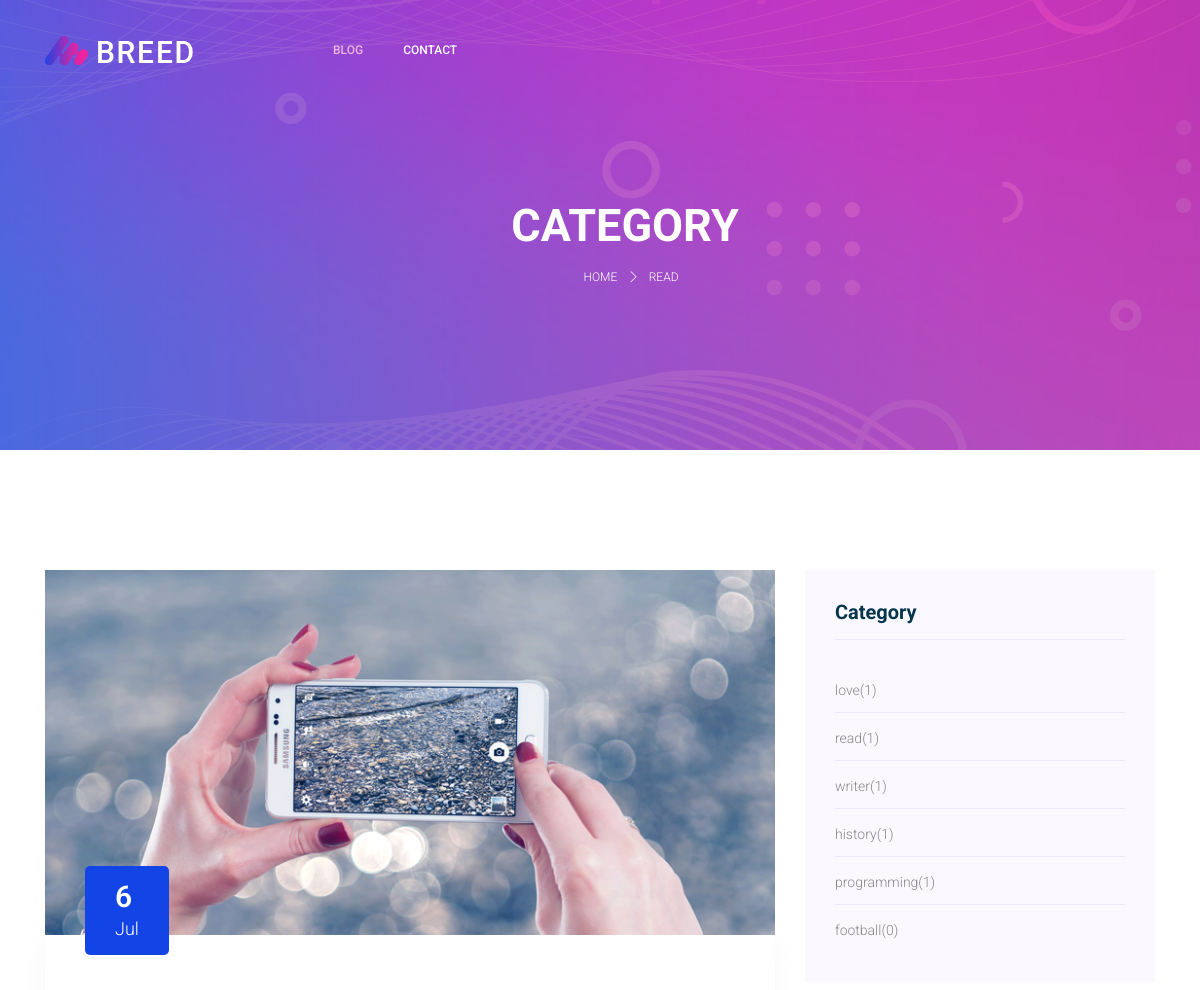
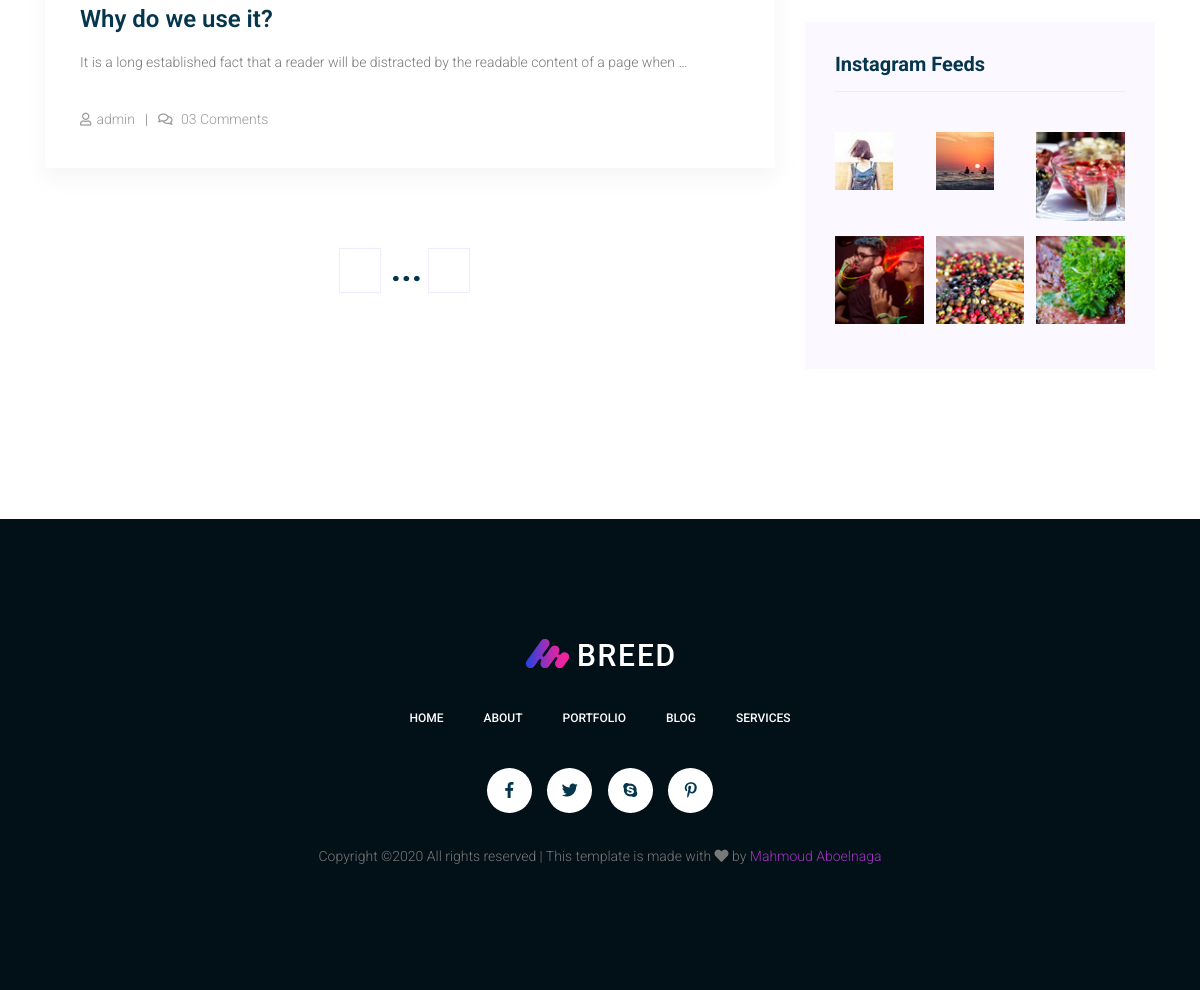
Page /category/read/ on the committed database (2 pictures, top to bottom).
### blog_app/models.py (models this page shows, shortened)
class Category(models.Model):
    title = models.CharField(max_length=100)
    slug  = models.SlugField(blank=True, null=True)
    def get_absolute_url(self):
        return reverse('category_detail', args=[self.slug])

class Post(models.Model):
    STATUS_CHOICES = (
        ('draft','Draft'),
        ('published','Published'),
    )
    category  = models.ForeignKey('Category',related_name='blog_posts1', on_delete=models.CASCADE)
    author    = models.ForeignKey(User, related_name='blog_posts2',on_delete=models.CASCADE)
    image     = models.ImageField(upload_to='post_img/')
    title     = models.CharField(max_length=250)
    slug      = models.SlugField(blank=True, null=True)
    body      = models.TextField()
    publish   = models.DateTimeField(default=timezone.now)
    created   = models.DateTimeField(auto_now_add=True)
    updated   = models.DateTimeField(auto_now=True)
    status    = models.CharField(max_length=10,choices=STATUS_CHOICES,default='draft')
    objects   = models.Manager()
    published = PostManager()
    tags      = TaggableManager()
    class Meta:
        ordering = ('-created',)
    def get_absolute_url(self):
        return reverse('post-detail', args=[self.publish.year,
            self.publish.month,
            self.publish.day,
            self.slug
        ])

class InstgramFeeds(models.Model):
    img = models.ImageField(upload_to='instagram-feeds/')
    url = models.URLField()
    created = models.DateTimeField(auto_now_add=True)
    class Meta:
        ordering = ('-created',)

### blog_app/views.py (the view)
# urls.py: path('category/<slug:slug>/', views.category_detail , name='category_detail'),
def category_detail(request,slug):
    category_list = Category.objects.get(slug=slug)
    insta = InstgramFeeds.objects.all()[:6]
    category = Category.objects.all()
    context = {
        'category':category,
        'insta':insta,
        'category_list':category_list,
    }
    return render(request,'category.html',context)

### blog_app/templates/category.html
{% extends 'base.html' %}
{% load static %}
{% block our1 %}
  category
{% endblock our1 %}
{% block our2 %}
  {{category_list.title}}
{% endblock our2 %}
{% block content %}
  <section class="blog_area section-margin">
      <div class="container">
          <div class="row">
              <div class="col-lg-8 mb-5 mb-lg-0">
                  <div class="blog_left_sidebar">
                    {% for post in category_list.blog_posts1.all %}
                      <article class="blog_item">
                        <div class="blog_item_img">
                        {% if post.image %}
                          <img class="card-img rounded-0" style="max-width:100%" src="{{post.image.url}}" alt="hgftycghvhvhjbh">
                        {% endif %}
                          <div class="blog_item_date">
                            <h3>{{ post.created.day }}</h3>
                            <p>{{ post.created|date:"M" }}</p>
                          </div>
                        </div>
                        <div class="blog_details">
                            <a class="d-inline-block" href="{{ post.get_absolute_url }}">
                                <h2>{{post.title}}</h2>
                            </a>
                            <p>{{post.body|truncatewords:20}}</p>
                            <ul class="blog-info-link">
                              <li><a href="#"><i class="far fa-user"></i>{{post.author}}</a></li>
                              <li><a href="#"><i class="far fa-comments"></i> 03 Comments</a></li>
                            </ul>
                        </div>
                      </article>
                    {% endfor %}
                        {% include "pagination.html" with page=page_obj %}
                  </div>
              </div>
              <div class="col-lg-4">
                  <div class="blog_right_sidebar">
                      <aside class="single_sidebar_widget post_category_widget">
                        <h4 class="widget_title">Category</h4>
                        <ul class="list cat-list">
                          {% for c in category %}
                          <li>
                              <a href="{{c.get_absolute_url}}" class="d-flex">
                                  <p>{{c.title}}</p>
                                  <p>({{c.blog_posts1.count}})</p>
                              </a>
                          </li>
                          {% endfor %}
                        </ul>
                      </aside>
                      <aside class="single_sidebar_widget instagram_feeds">
                        <h4 class="widget_title">Instagram Feeds</h4>
                        <ul class="instagram_row flex-wrap">
                          {% for i in insta %}
                            <li>
                                <a href="{{i.url}}" target="_blank">
                                  {% if i.img %}
                                    <img class="img-fluid" src="{{i.img.url}}" alt="">
                                  {% endif %}
                                </a>
                            </li>
                            {% endfor %}
                        </ul>
                      </aside>
                  </div>
              </div>
          </div>
      </div>
  </section>
  {% endblock content %}

### static/css/style.css (style rules this page uses)
body { font-size:14px;line-height:27px;font-weight:300;font-family:"Roboto",sans-serif;color:#797979 }
h1,h2,h3,h4,h5,h6 { font-family:"Roboto",sans-serif;font-weight:700;color:#05364d }
.section-margin { margin:50px 0 }
@media (min-width: 600px) { .section-margin { margin:80px 0 } }
@media (min-width: 1200px) { .section-margin { margin:120px 0 } }
ul { list-style-type:none;margin:0;padding:0 }
.list { list-style:none;margin:0px;padding:0px }
a { text-decoration:none;transition:all 0.3s ease-in-out }
.blog_item { margin-bottom:50px }
.blog_details { padding:30px 0 20px 10px;box-shadow:0px 10px 20px 0px rgba(221,221,221,0.3) }
@media (min-width: 768px) { .blog_details { padding:60px 30px 35px 35px } }
.blog_details p { margin-bottom:30px }
.blog_details h2 { font-size:18px;font-weight:600;margin-bottom:8px }
@media (min-width: 768px) { .blog_details h2 { font-size:24px;margin-bottom:15px } }
.blog-info-link li { float:left;font-size:14px }
.blog-info-link li a { color:#999999 }
.blog-info-link li i,.blog-info-link li span { font-size:13px;margin-right:5px }
.blog-info-link li::after { content:"|";padding-left:10px;padding-right:10px }
.blog-info-link li:last-child::after { display:none }
.blog-info-link::after { content:"";display:block;clear:both;display:table }
.blog_item_img { position:relative }
.blog_item_img .blog_item_date { position:absolute;bottom:-10px;left:10px;display:block;color:#fff;background:#1345e6;padding:8px 15px;border-radius:5px }
@media (min-width: 768px) { .blog_item_img .blog_item_date { bottom:-20px;left:40px;padding:13px 30px } }
.blog_item_img .blog_item_date h3 { font-size:22px;font-weight:600;color:#fff;margin-bottom:0;line-height:1.2 }
@media (min-width: 768px) { .blog_item_img .blog_item_date h3 { font-size:30px } }
.blog_item_img .blog_item_date p { margin-bottom:0 }
@media (min-width: 768px) { .blog_item_img .blog_item_date p { font-size:18px } }
.blog_right_sidebar .widget_title { font-size:20px;margin-bottom:40px }
.blog_right_sidebar .widget_title::after { content:"";display:block;padding-top:15px;border-bottom:1px solid #f0e9ff }
.blog_right_sidebar .single_sidebar_widget { background:#fbf9ff;padding:30px;margin-bottom:30px }
.blog_right_sidebar .post_category_widget .cat-list li { border-bottom:1px solid #f0e9ff;transition:all 0.3s ease 0s;padding-bottom:12px }
.blog_right_sidebar .post_category_widget .cat-list li:last-child { border-bottom:0 }
.blog_right_sidebar .post_category_widget .cat-list li a { font-size:14px;line-height:20px;color:#888888 }
.blog_right_sidebar .post_category_widget .cat-list li a p { margin-bottom:0px }
.blog_right_sidebar .post_category_widget .cat-list li+li { padding-top:15px }
.blog_right_sidebar .instagram_feeds .instagram_row { display:flex;margin-right:-6px;margin-left:-6px }
.blog_right_sidebar .instagram_feeds .instagram_row li { width:33.33%;float:left;padding-right:6px;padding-left:6px;margin-bottom:15px }
h2 { font-size:30px }
h3 { font-size:24px }
h4 { font-size:18px }

### rows in the picture
Category: title "READ", title "read", blog_posts1.count "1"
Post: image (picture), created.day "6", created "Jul", title "Why do we use it?", body "It is a long established fact that a reader will be distracted by the readable content of a page when …", author "admin"
Category: title "love", blog_posts1.count "1"
Category: title "writer", blog_posts1.count "1"
Category: title "history", blog_posts1.count "1"
Category: title "programming", blog_posts1.count "1"
Category: title "football", blog_posts1.count "0"
InstgramFeeds: img (picture)
InstgramFeeds: img (picture)
InstgramFeeds: img (picture)
InstgramFeeds: img (picture)
InstgramFeeds: img (picture)
InstgramFeeds: img (picture)
